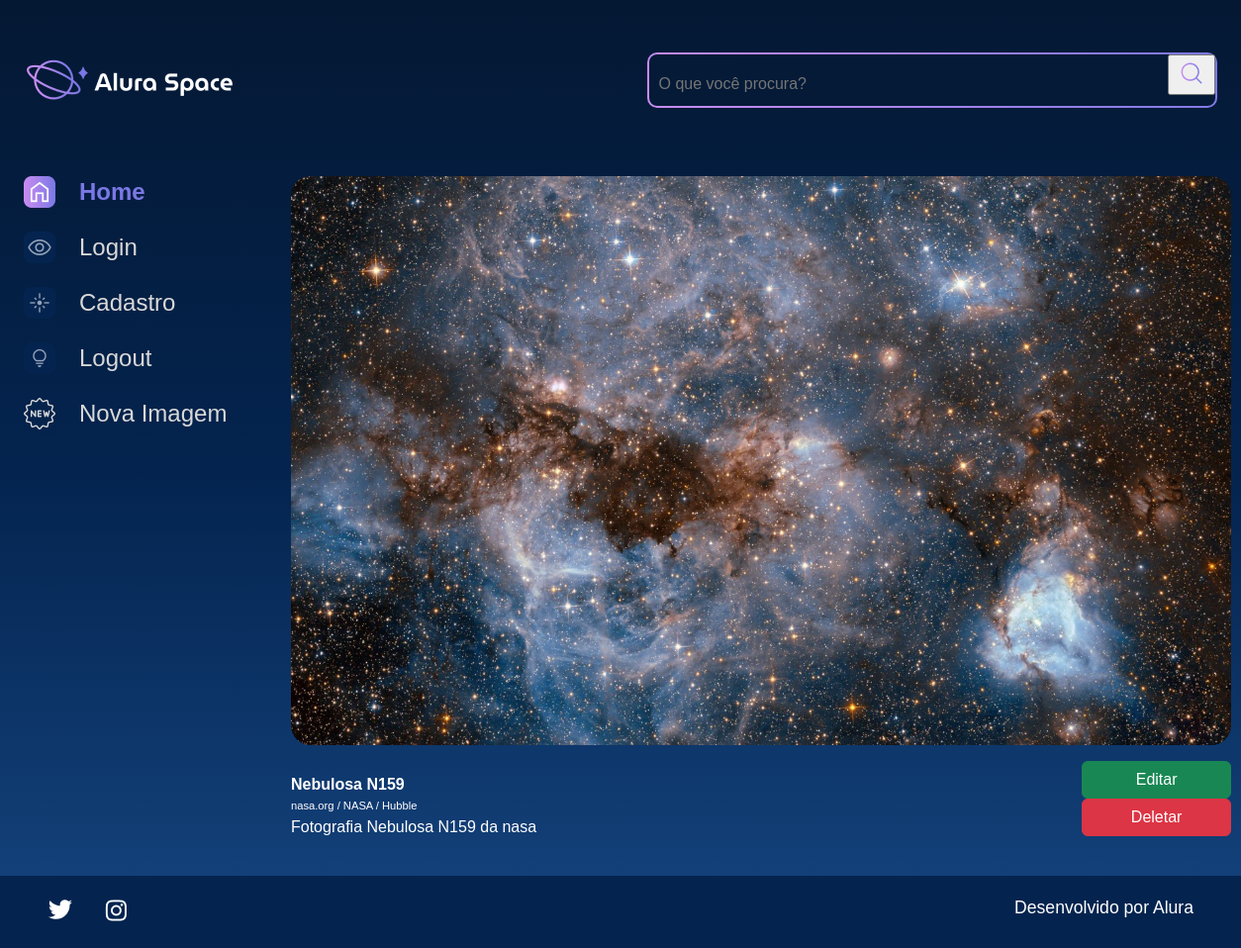
Page /imagem/3 on the committed database.
### apps/galeria/models.py (models this page shows, shortened)
class Fotografia(models.Model):
    OPCOES_CATEGORIA = [
        ("NEBULOSA","Nebulosa"),
        ("ESTRELA","Estrela"),
        ("GALÁXIA","Galáxia"),
        ("PLANETA","Planeta"),
    ]
    nome = models.CharField(max_length=100, null=False, blank=False)
    legenda = models.CharField(max_length=150, null=False, blank=False)
    categoria = models.CharField(max_length=100, choices=OPCOES_CATEGORIA, default='')
    descricao = models.TextField(null=False, blank=False)
    foto = models.ImageField(upload_to="fotos/%Y/%m/%d/", blank=True)
    publicada = models.BooleanField(default=True)
    data_fotografia = models.DateTimeField(default=datetime.now, blank=False)
    usuario = models.ForeignKey(
        to=User,
        on_delete=models.SET_NULL,
        null=True,
        blank=False,
        related_name='user'
    )

### apps/galeria/views.py (the view)
# urls.py: path('imagem/<int:foto_id>', imagem, name='imagem'),
def imagem(request, foto_id):
    fotografia = get_object_or_404(Fotografia, pk=foto_id)
    return render(request, 'galeria/imagem.html', {"fotografia": fotografia})

### templates/galeria/imagem.html
{% extends 'shared/base.html' %}
{% load static %}
{% block content %}
            <section class="conteudo">
                <section class="imagem">
                    <div class="imagem__conteudo">
                        {% if fotografia.foto == "" or fotografia.foto == null %}
                        <img class="imagem__imagem" src="{% static 'assets/imagens/galeria/not-found.png'%}">
                        {% else %}
                        <img class="imagem__imagem" src="{{fotografia.foto.url}}">
                        {% endif %}
                        <div class="imagem__info">
                            <div class="imagem__texto">
                                <p class="imagem__titulo">{{fotografia.nome}}</p>
                                <p class="imagem__descricao">{{fotografia.legenda}}</p>
                                <p class="imagem__texto">{{fotografia.descricao}}</p>
                            </div>
                            <div>
                                <a href="{% url 'editar_imagem' fotografia.id %}"><button class="btn btn-success col-12" style="padding: top 5px;">Editar</button></a>
                                <a href="{% url 'deletar_imagem' fotografia.id %}"><button class="btn btn-danger col-12" style="padding: top 5px;">Deletar</button></a>
                            </div>
                        </div>
                    </div>
                </section>
            </section>
        </main>
    </div>
{% endblock %}

### setup/static/styles/style.css (style rules this page uses)
html, body, div, span, applet, object, iframe, h1, h2, h3, h4, h5, h6, p, blockquote, pre, a, abbr, acronym, address, big, cite, code, del, dfn, em, img, ins, kbd, q, s, samp, small, strike, strong, sub, sup, tt, var, b, u, i, center, dl, dt, dd, ol, ul, li, fieldset, form, label, legend, table, caption, tbody, tfoot, thead, tr, th, td, article, aside, canvas, details, embed, figure, figcaption, footer, header, hgroup, menu, nav, output, ruby, section, summary, time, mark, audio, video { margin: 0; padding: 0; border: 0; font-size: 100%; font: inherit; vertical-align: baseline; }
article, aside, details, figcaption, figure, footer, header, hgroup, menu, nav, section { display: block; }
body { line-height: 1; font-family: 'Space Grotesk', sans-serif; min-height: 100vh; background: linear-gradient(#041833,#04244F,#154580); background-repeat: no-repeat; background-position: center; background-size: cover; }
.imagem { display: flex; justify-content: center; align-items: center; }
.imagem__conteudo { background-color: transparent; display: flex; flex-direction: column; border-radius: 20px 20px 0 0; width: 950px; }
.imagem__imagem { width: 100%; border-radius: 20px; }
.imagem__info { font-size: 1.2rem; display: flex; justify-content: space-between; align-items: center; margin-bottom: 1rem; margin-top: 1rem; }
.imagem__texto { display: flex; flex-direction: column; justify-content: space-between; color: #FFFFFF; margin-top: 0.5rem; }
.imagem__titulo { font-weight: bold; line-height: 2rem; color: #FFFFFF; }
.imagem__texto { font-size: 1rem; }
.imagem__descricao { font-size: 0.7rem; }
.col-12 { flex: 0 0 auto; width: 100%; }
.btn { --bs-btn-padding-x: 0.75rem; --bs-btn-padding-y: 0.375rem; --bs-btn-font-family: ; --bs-btn-font-size: 1rem; --bs-btn-font-weight: 400; --bs-btn-line-height: 1.5; --bs-btn-color: #212529; --bs-btn-bg: transparent; --bs-btn-border-width: 1px; --bs-btn-border-color: transparent; --bs-btn-border-radius: 0.375rem; --bs-btn-hover-border-color: transparent; --bs-btn-box-shadow: inset 0 1px 0 rgba(255, 255, 255, 0.15),0 1px 1px rgba(0, 0, 0, 0.075); --bs-btn-disabled-opacity: 0.65; --bs-btn-focus-box-shadow: 0 0 0 0.25rem rgba(var(--bs-btn-focus-shadow-rgb), .5); display: inline-block; padding: var(--bs-btn-padding-y) var(--bs-btn-padding-x); font-family: var(--bs-btn-font-family); font-size: var(--bs-btn-font-size); font-weight: var(--bs-btn-font-weight); line-height: var(--bs-btn-line-height); color: var(--bs-btn-color); text-align: center; text-decoration: none; vertical-align: middle; cursor: pointer; -webkit-user-select: none; -moz-user-select: none; user-select: none; border: var(--bs-btn-border-width) solid var(--bs-btn-border-color); border-radius: var(--bs-btn-border-radius); background-color: var(--bs-btn-bg); transition: color .15s ease-in-out,background-color .15s ease-in-out,border-color .15s ease-in-out,box-shadow .15s ease-in-out; }
.btn-success { --bs-btn-color: #fff; --bs-btn-bg: #198754; --bs-btn-border-color: #198754; --bs-btn-hover-color: #fff; --bs-btn-hover-bg: #157347; --bs-btn-hover-border-color: #146c43; --bs-btn-focus-shadow-rgb: 60,153,110; --bs-btn-active-color: #fff; --bs-btn-active-bg: #146c43; --bs-btn-active-border-color: #13653f; --bs-btn-active-shadow: inset 0 3px 5px rgba(0, 0, 0, 0.125); --bs-btn-disabled-color: #fff; --bs-btn-disabled-bg: #198754; --bs-btn-disabled-border-color: #198754; }
.btn-danger { color: #fff; background-color: #dc3545; border-color: #dc3545; }

### rows in the picture
Fotografia: foto (picture), nome "Nebulosa N159", legenda "nasa.org / NASA / Hubble", descricao "Fotografia Nebulosa N159 da nasa"
